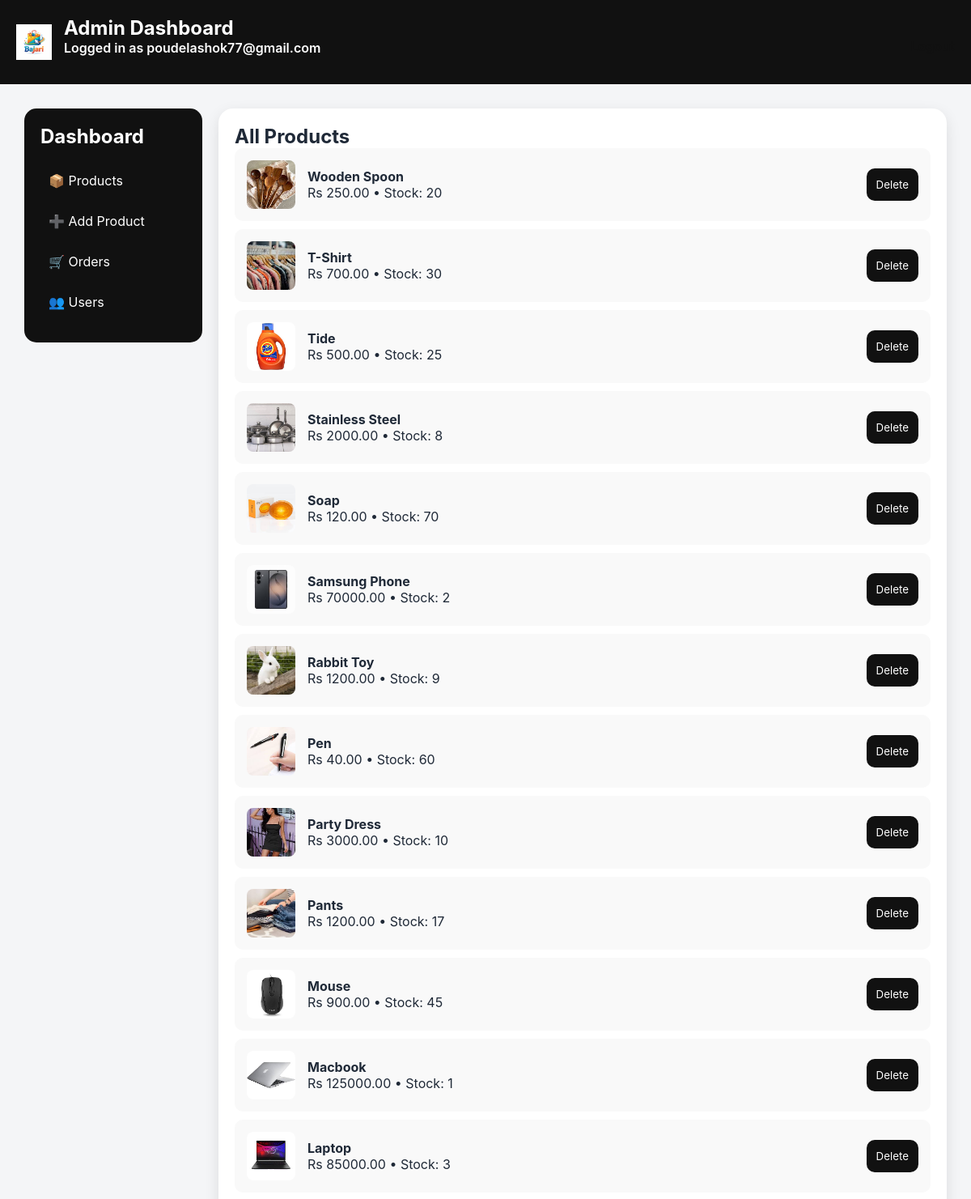
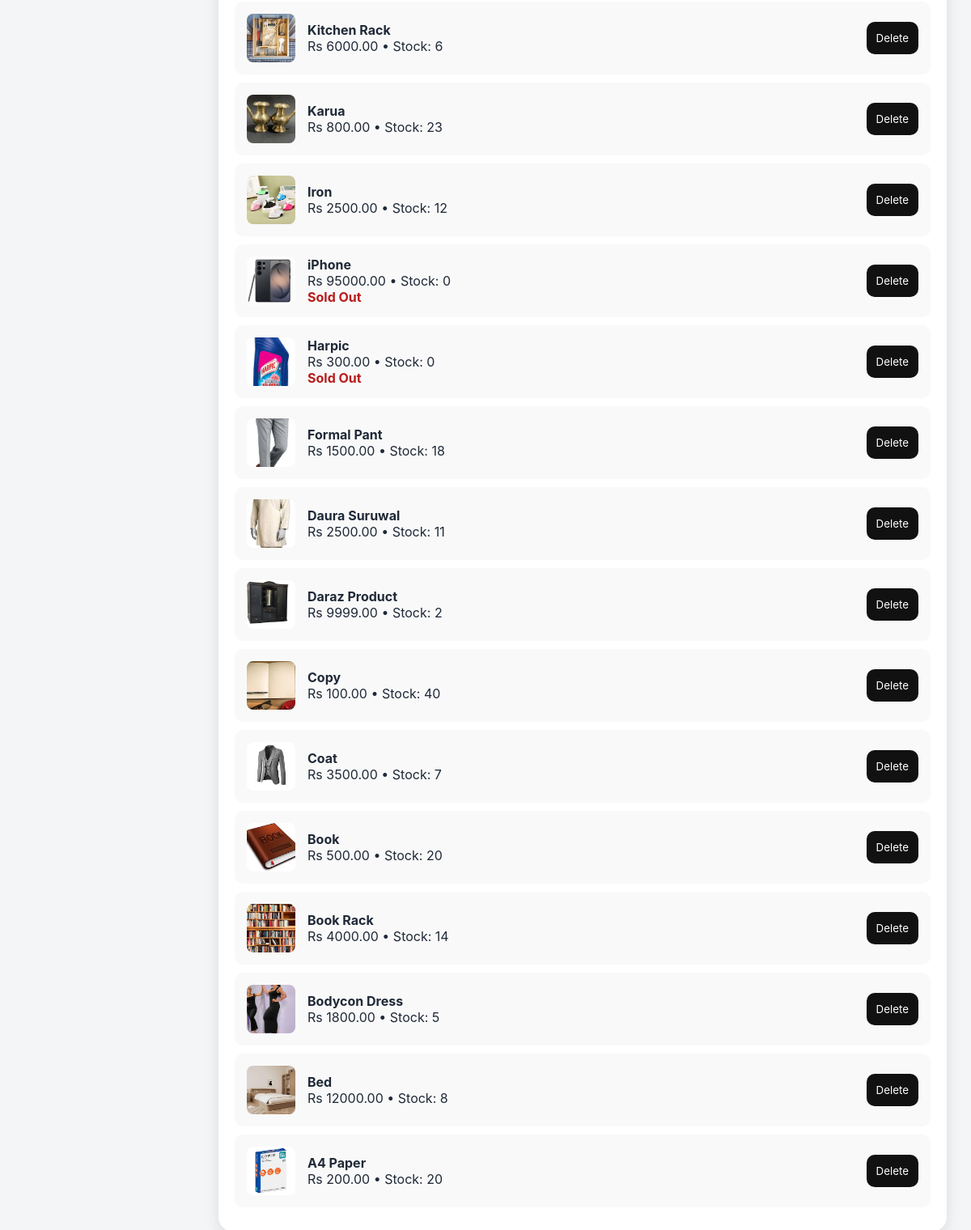
/Admin.php (signed in), run on an earlier commit of the app's database (2 pictures, top to bottom).
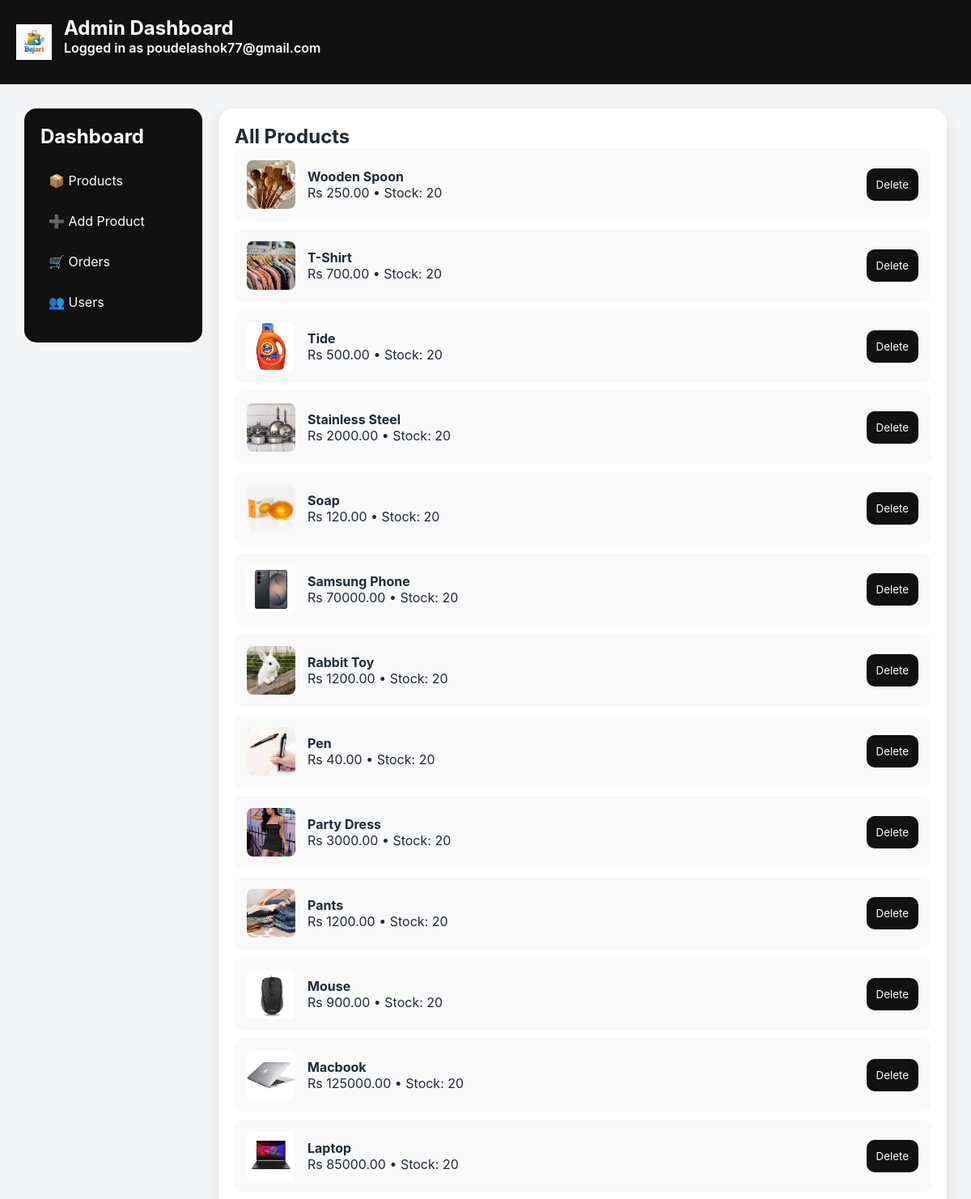
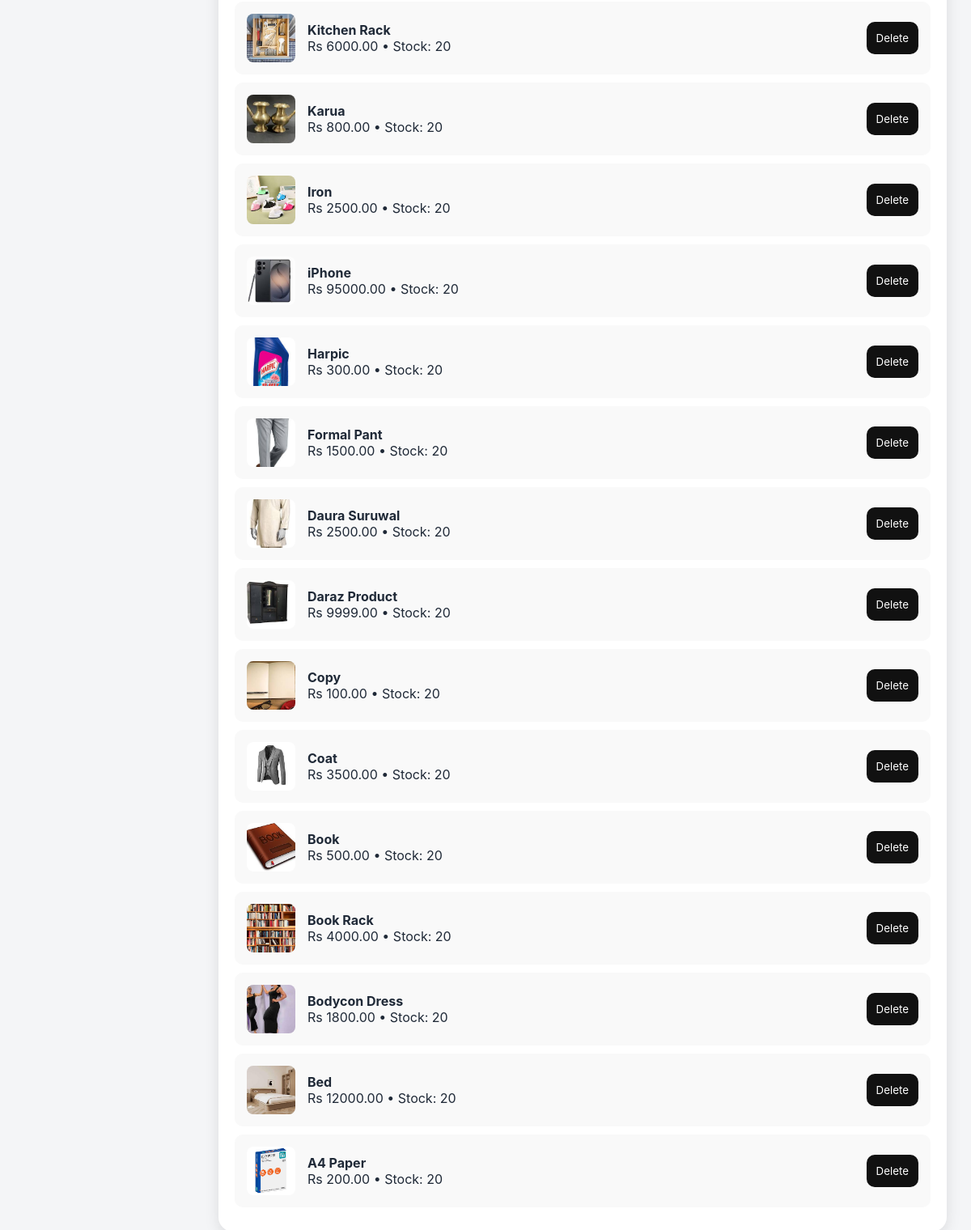
And on a later commit of the database (2 pictures, top to bottom).
### tables this page shows
CREATE TABLE IF NOT EXISTS products (
  id INT AUTO_INCREMENT PRIMARY KEY,
  name VARCHAR(255) NOT NULL,
  price DECIMAL(10,2) NOT NULL,
  image VARCHAR(255) NOT NULL,
  stock INT NOT NULL DEFAULT 20,
  created_at TIMESTAMP DEFAULT CURRENT_TIMESTAMP
);

### Admin.php (the view, shortened to what this page needs)
<?php
include 'backend/db.php';
$error = '';
$showDashboard = false;
if (isset($_SESSION['admin_logged_in']) && $_SESSION['admin_logged_in'] === true) {
    $showDashboard = true;
}
if ($showDashboard) {
    $products = [];
    $result = $conn->query('SELECT id, name, price, image, stock FROM products ORDER BY id DESC');
    if ($result) {
        while ($row = $result->fetch_assoc()) {
            $products[] = $row;
        }
    }
}
?>
<!DOCTYPE html>
<html lang="en">
<head>
<link rel="stylesheet" href="assets/css/style.css">
</head>
<body>
<?php if (!$showDashboard): ?>
<div class="login-wrapper">
  <div class="login-card">
    <h2>Admin Login</h2>
    <?php if ($error): ?>
      <div class="error-message"><?php echo htmlspecialchars($error); ?></div>
    <?php endif; ?>
    <form method="POST" onsubmit="return validateAdminLogin();">
      <input type="hidden" name="action" value="admin_login">
      <label for="admin-email">Email</label>
      <input id="admin-email" type="email" name="email" placeholder="Enter admin email" required>
      <label for="admin-password">Password</label>
      <input id="admin-password" type="password" name="password" placeholder="Enter password" required>
      <button type="submit">Login</button>
    </form>
  </div>
</div>
<script>
function validateAdminLogin() {
  const email = document.getElementById('admin-email').value.trim();
  const password = document.getElementById('admin-password').value;
  const emailPattern = /^[^\s@]+@[^\s@]+\.[^\s@]+$/;
  if (!email) {
    alert('Please enter your admin email.');
    return false;
  }
  if (!emailPattern.test(email)) {
    alert('Enter a valid email address.');
    return false;
  }
  if (!password) {
    alert('Please enter your password.');
    return false;
  }
  if (password.length < 8) {
    alert('Password must be at least 8 characters long.');
    return false;
  }
  return true;
}
</script>
<?php else: ?>
<header style="padding: 20px; background:#111; color:white; display:flex; justify-content:space-between; align-items:center;">
  <div style="display:flex; align-items:center; gap:15px;">
    <img src="assets/images/photos/logo.png" alt="Logo" style="height:44px;">
    <div>
      <h1 style="margin:0; font-size:24px;">Admin Dashboard</h1>
      <div class="user-status">Logged in as <?php echo htmlspecialchars($_SESSION['admin_email']); ?></div>
    </div>
  </div>
  <div>
    <a class="logout-link" href="Admin.php?logout=1">Logout</a>
  </div>
</header>
<div class="admin-container">
  <div class="sidebar">
    <h2>Dashboard</h2>
    <a onclick="showSection('products')">📦 Products</a>
    <a onclick="showSection('add')">➕ Add Product</a>
    <a onclick="showSection('orders')">🛒 Orders</a>
    <a onclick="showSection('users')">👥 Users</a>
  </div>
  <div class="content">
    <div id="products" class="admin-card">
      <h2>All Products</h2>
      <div id="product-list">
        <?php foreach ($products as $product): ?>
          <div class="admin-product">
            <div style="display:flex; gap:15px; align-items:center;">
              <img src="<?php echo htmlspecialchars($product['image']); ?>" alt="<?php echo htmlspecialchars($product['name']); ?>">
              <div>
                <h4><?php echo htmlspecialchars($product['name']); ?></h4>
                <p>Rs <?php echo htmlspecialchars($product['price']); ?> • Stock: <?php echo intval($product['stock']); ?></p>
                <?php if (intval($product['stock']) <= 0): ?>
                  <div style="color:#b91c1c; font-weight:700;">Sold Out</div>
                <?php endif; ?>
              </div>
            </div>
            <form method="POST" style="margin:0;">
              <button type="submit" class="delete-btn">Delete</button>
            </form>
          </div>
        <?php endforeach; ?>
      </div>
    </div>
  </div>
</div>
<?php endif; ?>
</body>
</html>

### assets/css/style.css (style rules this page uses)
* { margin: 0; padding: 0; box-sizing: border-box; font-family: 'Inter', sans-serif; }
body { background: linear-gradient(180deg, #f8f7ff 0%, #e7e3ff 100%); color: #1f2937; }
html { scroll-behavior: smooth; }
header { display: flex; justify-content: space-between; align-items: center; padding: 20px 40px; background: rgba(17, 24, 39, 0.95); color: white; position: sticky; top: 0; z-index: 10; -webkit-backdrop-filter: blur(10px); backdrop-filter: blur(10px); }

### Admin.php (style rules this page uses)
body { background: #f4f5f7; }
.admin-container { display: flex; gap: 20px; padding: 30px; }
.sidebar { width: 220px; background: #111; color: white; border-radius: 15px; padding: 20px; height: fit-content; }
.sidebar h2 { margin-bottom: 20px; }
.sidebar a { display: block; margin: 10px 0; padding: 10px; border-radius: 8px; color: white; text-decoration: none; cursor: pointer; }
.content { flex: 1; }
.admin-card { background: white; padding: 20px; border-radius: 18px; box-shadow: 0 6px 18px rgba(0,0,0,0.1); margin-bottom: 20px; }
.admin-product { display: flex; justify-content: space-between; align-items: center; background: #f9f9f9; padding: 15px; border-radius: 10px; margin-bottom: 10px; }
.admin-product img { width: 60px; height: 60px; object-fit: cover; border-radius: 8px; }
.delete-btn { background: red; color: white; border: none; padding: 8px 15px; border-radius: 8px; cursor: pointer; }
.admin-card button, .login-card button { width: 100%; padding: 12px; border: none; border-radius: 10px; background: #111; color: white; cursor: pointer; }
.logout-link { display: inline-block; margin-top: 10px; color: #111; text-decoration: none; font-weight: bold; }
.user-status { margin-bottom: 15px; font-weight: 600; }

What changed in the data, as far as the page shows it:
changed products "T-Shirt": stock "30" → "20"
changed products "Tide": stock "25" → "20"
changed products "Stainless Steel": stock "8" → "20"
changed products "Soap": stock "70" → "20"
changed products "Samsung Phone": stock "2" → "20"
changed products "Rabbit Toy": stock "9" → "20"
changed products "Pen": stock "60" → "20"
changed products "Party Dress": stock "10" → "20"
changed products "Pants": stock "17" → "20"
changed products "Mouse": stock "45" → "20"
changed products "Macbook": stock "1" → "20"
changed products "Laptop": stock "3" → "20"
changed products "Kitchen Rack": stock "6" → "20"
changed products "Karua": stock "23" → "20"
changed products "Iron": stock "12" → "20"
changed products "iPhone": stock "0" → "20"; no longer shows "Sold Out"
changed products "Harpic": stock "0" → "20"; no longer shows "Sold Out"
changed products "Formal Pant": stock "18" → "20"
changed products "Daura Suruwal": stock "11" → "20"
changed products "Daraz Product": stock "2" → "20"
changed products "Copy": stock "40" → "20"
changed products "Coat": stock "7" → "20"
changed products "Book Rack": stock "14" → "20"
changed products "Bodycon Dress": stock "5" → "20"
changed products "Bed": stock "8" → "20"
